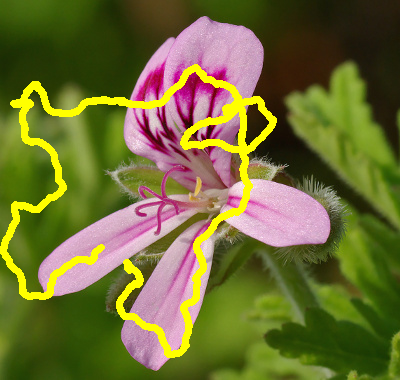
%> input picture 2A/TAV/TP5/donnees_TP5_TAV/Images/fleur_avec_defaut.png, 400 x 380 px
$ octave exercice_2.m   (GNU Octave 9; MATLAB toolbox functions it lacks are replaced by stand-ins)
%> lines starting %> are read from the running program, lines starting %| are printed output that depends on the picture
### 2A/TAV/TP5/donnees_TP5_TAV/inpainting.m
function u_kp1 = inpainting(u0,u_k,lambda,Dx,Dy,epsilon,XhiD)
    [nb,~]=size(u_k);
    W_prime=spdiags(XhiD,0,nb,nb);
    W_k = 1./sqrt((Dx*u_k).^2+(Dy*u_k).^2 +epsilon);
    W_k = spdiags(W_k,0,nb,nb);
    div = -Dx'*W_k*Dx-Dy'*W_k*Dy;
    A=W_prime-lambda*div;
    b=W_prime*u0;
    u_kp1=A\b;
end

### 2A/TAV/TP5/donnees_TP5_TAV/exercice_2.m
%--------------------------------------------------------------------------
% ENSEEIHT - 2SN MM - Traitement des donnes audio-visuelles
% TP5 - Restauration d'images
% exercice_1 : dbruitage avec variation totale (niveaux de gris)
%--------------------------------------------------------------------------

clear
close all
clc

% Mise en place de la figure pour affichage :
taille_ecran = get(0,'ScreenSize');
L = taille_ecran(3);
H = taille_ecran(4);
figure('Name','Debruitage par variation totale',...
	'Position',[0.06*L,0.1*H,0.9*L,0.7*H]);

% Lecture de l'image :
u0 = double(imread('Images/fleur_avec_defaut.png'));
[nb_lignes,nb_colonnes,nb_canaux] = size(u0);
%> nb_lignes = 380; nb_colonnes = 400; nb_canaux = 3
u_max = max(u0(:));
%> u_max = 255

% Affichage de l'image :
subplot(1,2,1)
	imagesc(max(0,min(1,u0/u_max)),[0 1])
	colormap gray
	axis image off
	title('Image bruitee','FontSize',20)

% Affichage de l'image restaure  l'itration 0 :
subplot(1,2,2)
	imagesc(max(0,min(1,u0/u_max)),[0 1])
	axis image off
	title('Image restauree (iteration 0)','FontSize',20)
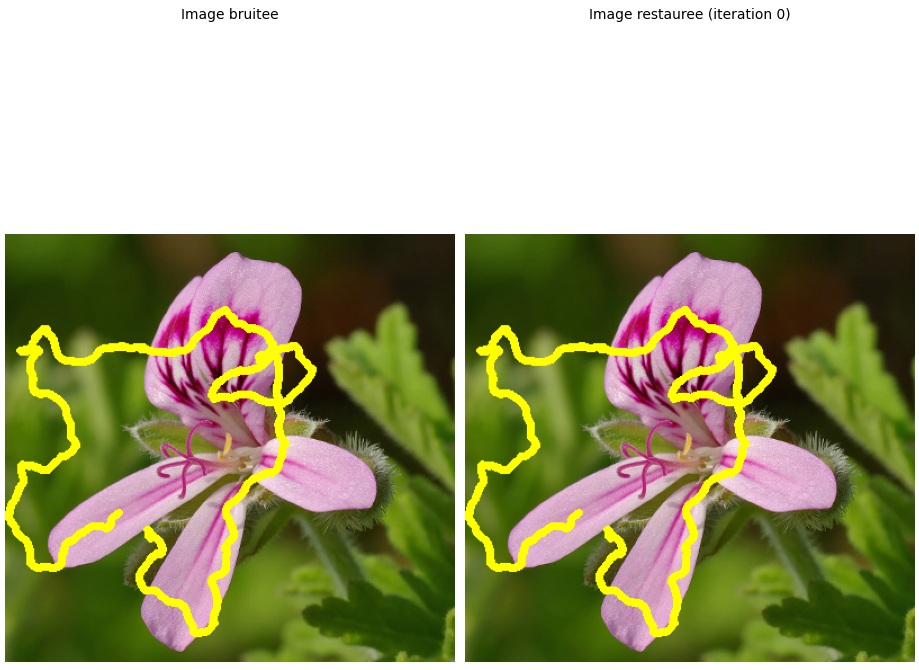
%> figure redrawn from the program's plot data, 2 panels
drawnow nocallbacks

% Vectorisation de u0 :
nb_pixels = nb_lignes*nb_colonnes;
%> nb_pixels = 152000
u0 = reshape(u0,[nb_pixels nb_canaux]);

% Paramtre pour garantir la diffrentiabilit de la variation totale :
epsilon = 0.01;

% Oprateur gradient :
e = ones(nb_pixels,1);
Dx = spdiags([-e e],[0 nb_lignes],nb_pixels,nb_pixels);
Dx(end-nb_lignes+1:end,:) = 0;
Dy = spdiags([-e e],[0 1],nb_pixels,nb_pixels);
Dy(nb_lignes:nb_lignes:end,:) = 0;

% Second membre b du systme :
b = u0;

% Point fixe :
lambda = 15;			% Poids de la rgularisation
u_k = u0;
convergence = +Inf;
iteration = 0;


% Domaine D
u_def=double(imread('Images/defaut_fleur.png'));
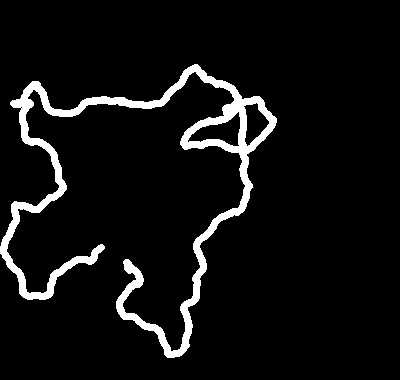
%> input picture 2A/TAV/TP5/donnees_TP5_TAV/Images/defaut_fleur.png, 400 x 380 px
%> u_def: size 380x400 double; min 0, max 255, mean 16.3; mean of the top-left, top-right, bottom-left and bottom-right quarters 19.5, 15.9, 25.4, 4.5
%> the run ends on the next line
D=reshape(u_def,[nb_lignes*nb_colonnes 1]);
XhiD=1-repmat(D==255,3);
while convergence > 1e-3

	% Incrmentation du nombre d'itrations :
	iteration = iteration + 1;

	% Itration (6) :
	u_kp1= inpainting(u0,u_k,lambda,Dx,Dy,epsilon,XhiD);
